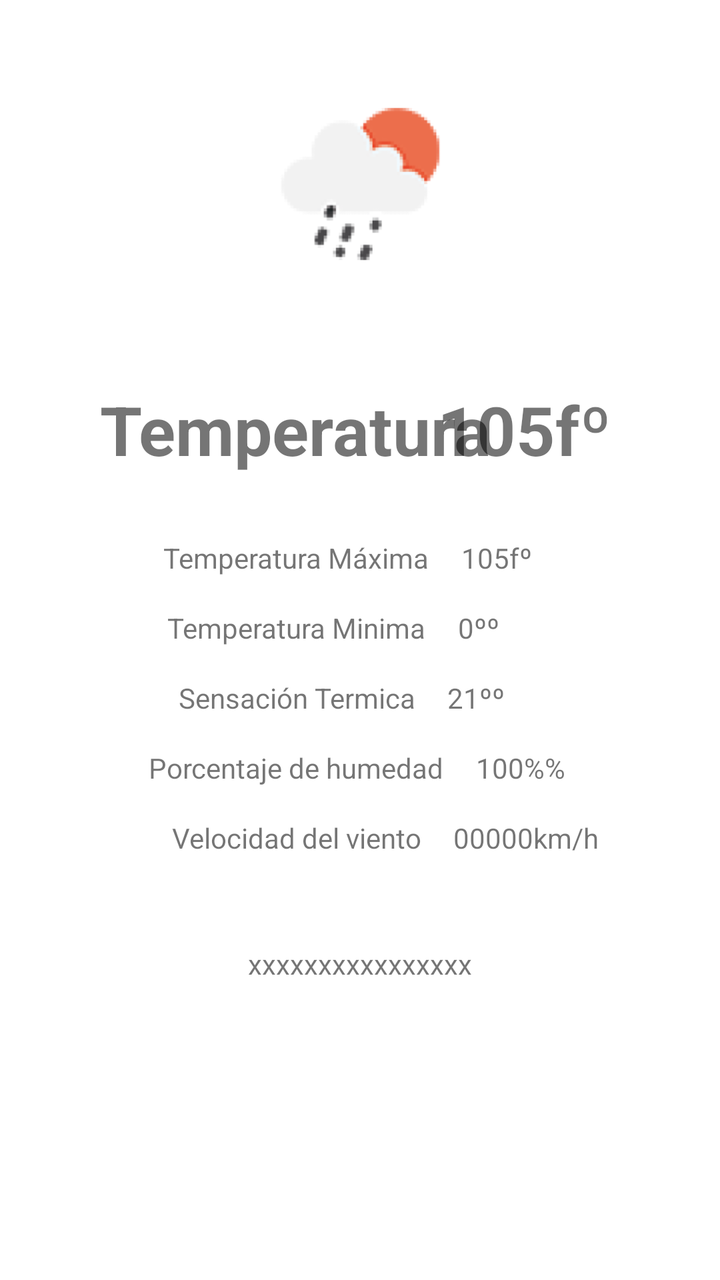
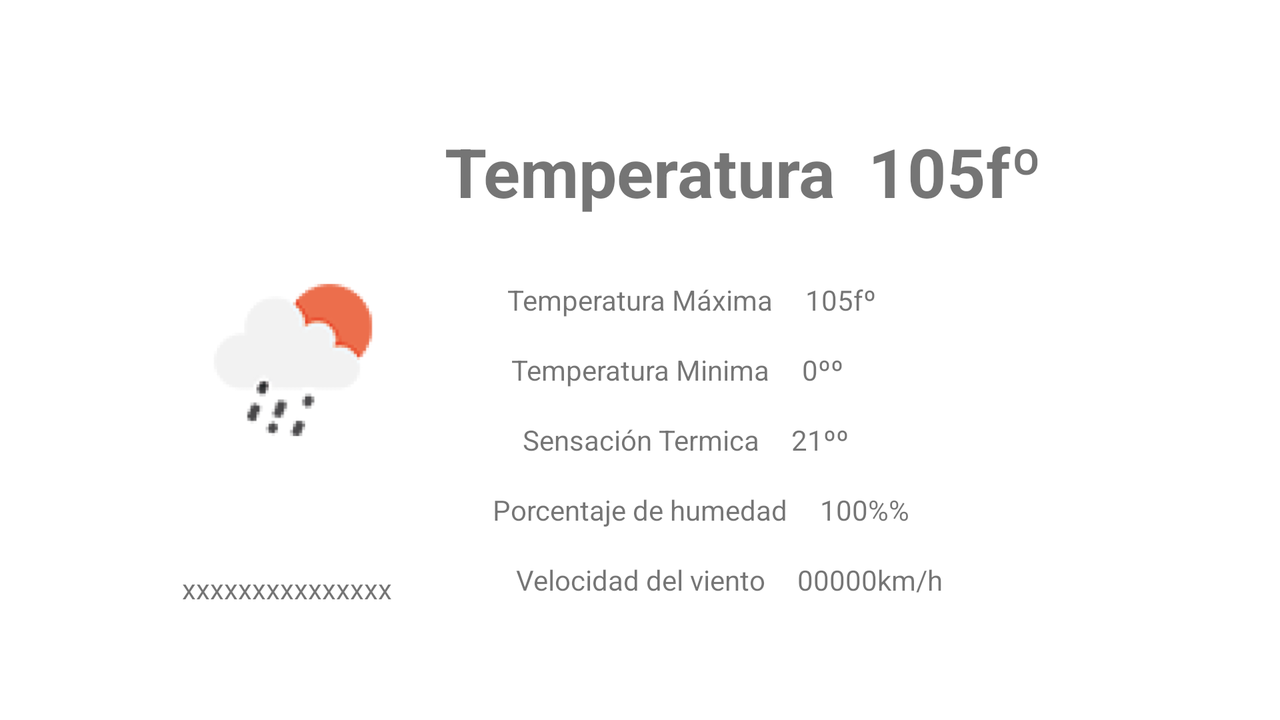

An Android layout and its configuration variant, each rendered on a device that would load it. The default file and the variant file are quoted in full after the pictures.
<!-- AndroidManifest.xml: application theme Theme.ProyectoDamDaw -->
<!-- res/layout/extended_view.xml -->
<?xml version="1.0" encoding="utf-8"?>
<androidx.constraintlayout.widget.ConstraintLayout xmlns:android="http://schemas.android.com/apk/res/android"
    xmlns:app="http://schemas.android.com/apk/res-auto"
    xmlns:tools="http://schemas.android.com/tools"
    android:layout_width="match_parent"
    android:layout_height="match_parent">

    <TextView
        android:id="@+id/grMinExt"
        android:layout_width="wrap_content"
        android:layout_height="wrap_content"
        android:layout_marginStart="16dp"
        android:text="0º"
        app:layout_constraintBottom_toBottomOf="@+id/tempMinExt"
        app:layout_constraintStart_toEndOf="@+id/tempMinExt"
        app:layout_constraintTop_toTopOf="@+id/tempMinExt" />

    <TextView
        android:id="@+id/tempMinExt"
        android:layout_width="wrap_content"
        android:layout_height="wrap_content"
        android:layout_marginTop="16dp"
        android:text="Temperatura Minima"
        app:layout_constraintEnd_toEndOf="@+id/tempMaxExt"
        app:layout_constraintStart_toStartOf="@+id/tempMaxExt"
        app:layout_constraintTop_toBottomOf="@+id/tempMaxExt" />

    <TextView
        android:id="@+id/tempExt"
        android:layout_width="wrap_content"
        android:layout_height="wrap_content"
        android:layout_marginStart="50dp"
        android:layout_marginTop="24dp"
        android:text="Temperatura"
        android:textSize="34sp"
        android:textStyle="bold"
        app:layout_constraintStart_toStartOf="parent"
        app:layout_constraintTop_toBottomOf="@+id/imageExt" />

    <ImageView
        android:id="@+id/imageExt"
        android:layout_width="165dp"
        android:layout_height="152dp"
        android:layout_marginTop="16dp"
        app:layout_constraintEnd_toEndOf="parent"
        app:layout_constraintStart_toStartOf="parent"
        app:layout_constraintTop_toTopOf="parent"
        app:srcCompat="@mipmap/solluvia_foreground" />

    <TextView
        android:id="@+id/gradosExt"
        android:layout_width="wrap_content"
        android:layout_height="wrap_content"
        android:layout_marginEnd="70dp"
        android:text="105f"
        android:textSize="34sp"
        android:textStyle="bold"
        app:layout_constraintBottom_toBottomOf="@+id/tempExt"
        app:layout_constraintEnd_toEndOf="parent"
        app:layout_constraintTop_toTopOf="@+id/tempExt" />

    <TextView
        android:id="@+id/tempMaxExt"
        android:layout_width="wrap_content"
        android:layout_height="wrap_content"
        android:layout_marginTop="32dp"
        android:layout_marginEnd="64dp"
        android:text="Temperatura Máxima"
        app:layout_constraintEnd_toEndOf="parent"
        app:layout_constraintStart_toStartOf="parent"
        app:layout_constraintTop_toBottomOf="@+id/tempExt" />

    <TextView
        android:id="@+id/grMaxExt"
        android:layout_width="wrap_content"
        android:layout_height="wrap_content"
        android:layout_marginStart="16dp"
        android:text="105f"
        app:layout_constraintBottom_toBottomOf="@+id/tempMaxExt"
        app:layout_constraintStart_toEndOf="@+id/tempMaxExt"
        app:layout_constraintTop_toTopOf="@+id/tempMaxExt" />

    <TextView
        android:id="@+id/sensacionExt"
        android:layout_width="wrap_content"
        android:layout_height="wrap_content"
        android:layout_marginTop="16dp"
        android:text="Sensación Termica"
        app:layout_constraintEnd_toEndOf="@+id/tempMinExt"
        app:layout_constraintStart_toStartOf="@+id/tempMinExt"
        app:layout_constraintTop_toBottomOf="@+id/tempMinExt" />

    <TextView
        android:id="@+id/grSensacionExt"
        android:layout_width="wrap_content"
        android:layout_height="wrap_content"
        android:layout_marginStart="16dp"
        android:text="21º"
        app:layout_constraintBottom_toBottomOf="@+id/sensacionExt"
        app:layout_constraintStart_toEndOf="@+id/sensacionExt"
        app:layout_constraintTop_toTopOf="@+id/sensacionExt" />

    <TextView
        android:id="@+id/humedadExt"
        android:layout_width="wrap_content"
        android:layout_height="wrap_content"
        android:layout_marginTop="16dp"
        android:text="Porcentaje de humedad"
        app:layout_constraintEnd_toEndOf="@+id/tempMaxExt"
        app:layout_constraintStart_toStartOf="@+id/tempMaxExt"
        app:layout_constraintTop_toBottomOf="@+id/sensacionExt" />

    <TextView
        android:id="@+id/numHumedad"
        android:layout_width="wrap_content"
        android:layout_height="wrap_content"
        android:layout_marginStart="16dp"
        android:text="100%"
        app:layout_constraintBottom_toBottomOf="@+id/humedadExt"
        app:layout_constraintStart_toEndOf="@+id/humedadExt"
        app:layout_constraintTop_toTopOf="@+id/humedadExt" />

    <TextView
        android:id="@+id/viento"
        android:layout_width="wrap_content"
        android:layout_height="wrap_content"
        android:layout_marginTop="16dp"
        android:text="Velocidad del viento"
        app:layout_constraintEnd_toEndOf="@+id/humedadExt"
        app:layout_constraintStart_toStartOf="@+id/humedadExt"
        app:layout_constraintTop_toBottomOf="@+id/humedadExt" />

    <TextView
        android:id="@+id/numViento"
        android:layout_width="wrap_content"
        android:layout_height="wrap_content"
        android:layout_marginStart="16dp"
        android:text="00000"
        app:layout_constraintBottom_toBottomOf="@+id/viento"
        app:layout_constraintStart_toEndOf="@+id/viento"
        app:layout_constraintTop_toTopOf="@+id/viento" />

    <TextView
        android:id="@+id/dt_txt"
        android:layout_width="wrap_content"
        android:layout_height="wrap_content"
        app:layout_constraintBottom_toBottomOf="parent"
        app:layout_constraintEnd_toEndOf="parent"
        app:layout_constraintStart_toStartOf="parent"
        app:layout_constraintTop_toBottomOf="@+id/tempMinExt"
        tools:text="xxxxxxxxxxxxxxxx" />

    <TextView
        android:id="@+id/textView7"
        android:layout_width="wrap_content"
        android:layout_height="wrap_content"
        android:text="km/h"
        app:layout_constraintBottom_toBottomOf="@+id/numViento"
        app:layout_constraintStart_toEndOf="@+id/numViento"
        app:layout_constraintTop_toTopOf="@+id/numViento" />

    <TextView
        android:id="@+id/textView8"
        android:layout_width="wrap_content"
        android:layout_height="wrap_content"
        android:text="º"
        app:layout_constraintBottom_toBottomOf="@+id/grMaxExt"
        app:layout_constraintStart_toEndOf="@+id/grMaxExt"
        app:layout_constraintTop_toTopOf="@+id/grMaxExt" />

    <TextView
        android:id="@+id/textView9"
        android:layout_width="wrap_content"
        android:layout_height="wrap_content"
        android:text="º"
        app:layout_constraintBottom_toBottomOf="@+id/grMinExt"
        app:layout_constraintStart_toEndOf="@+id/grMinExt"
        app:layout_constraintTop_toTopOf="@+id/grMinExt" />

    <TextView
        android:id="@+id/textView10"
        android:layout_width="wrap_content"
        android:layout_height="wrap_content"
        android:text="º"
        app:layout_constraintBottom_toBottomOf="@+id/grSensacionExt"
        app:layout_constraintStart_toEndOf="@+id/grSensacionExt"
        app:layout_constraintTop_toTopOf="@+id/grSensacionExt" />

    <TextView
        android:id="@+id/textView11"
        android:layout_width="wrap_content"
        android:layout_height="wrap_content"
        android:text="%"
        app:layout_constraintBottom_toBottomOf="@+id/numHumedad"
        app:layout_constraintStart_toEndOf="@+id/numHumedad"
        app:layout_constraintTop_toTopOf="@+id/numHumedad" />

    <TextView
        android:id="@+id/textView12"
        android:layout_width="wrap_content"
        android:layout_height="wrap_content"
        android:text="º"
        android:textSize="34sp"
        app:layout_constraintBottom_toBottomOf="@+id/gradosExt"
        app:layout_constraintStart_toEndOf="@+id/gradosExt"
        app:layout_constraintTop_toTopOf="@+id/gradosExt" />

</androidx.constraintlayout.widget.ConstraintLayout>
<!-- resources referenced by this layout -->
<resources>
  <!-- mipmap solluvia_foreground: png bitmap (mipmap-hdpi, 4842 bytes) -->
  <style name="Theme.ProyectoDamDaw" parent="Theme.MaterialComponents.DayNight.DarkActionBar">
          
          <item name="colorPrimary">@color/purple_500</item>
          <item name="colorPrimaryVariant">@color/purple_700</item>
          <item name="colorOnPrimary">@color/white</item>
          
          <item name="colorSecondary">@color/teal_200</item>
          <item name="colorSecondaryVariant">@color/teal_700</item>
          <item name="colorOnSecondary">@color/black</item>
          
          <item name="android:statusBarColor" tools:targetApi="l">?attr/colorPrimaryVariant</item>
          
      </style>
  <color name="white">#FFFFFFFF</color>
  <color name="black">#FF000000</color>
</resources>
<!-- res/layout-land/extended_view.xml (the repository's variant of the layout above) -->
<!-- drawn on the phone turned sideways -->
<?xml version="1.0" encoding="utf-8"?>
<androidx.constraintlayout.widget.ConstraintLayout xmlns:android="http://schemas.android.com/apk/res/android"
    xmlns:app="http://schemas.android.com/apk/res-auto"
    xmlns:tools="http://schemas.android.com/tools"
    android:layout_width="match_parent"
    android:layout_height="match_parent">

    <androidx.constraintlayout.widget.ConstraintLayout
        android:layout_width="match_parent"
        android:layout_height="match_parent"
        tools:layout_editor_absoluteX="-89dp"
        tools:layout_editor_absoluteY="0dp">

        <TextView
            android:id="@+id/grMinExt"
            android:layout_width="wrap_content"
            android:layout_height="wrap_content"
            android:layout_marginStart="16dp"
            android:text="0º"
            app:layout_constraintBottom_toBottomOf="@+id/tempMinExt"
            app:layout_constraintStart_toEndOf="@+id/tempMinExt"
            app:layout_constraintTop_toTopOf="@+id/tempMinExt" />

        <TextView
            android:id="@+id/tempMinExt"
            android:layout_width="wrap_content"
            android:layout_height="wrap_content"
            android:layout_marginTop="16dp"
            android:text="Temperatura Minima"
            app:layout_constraintEnd_toEndOf="@+id/tempMaxExt"
            app:layout_constraintStart_toStartOf="@+id/tempMaxExt"
            app:layout_constraintTop_toBottomOf="@+id/tempMaxExt" />

        <TextView
            android:id="@+id/tempExt"
            android:layout_width="wrap_content"
            android:layout_height="wrap_content"
            android:text="Temperatura"
            android:textSize="34sp"
            android:textStyle="bold"
            app:layout_constraintBottom_toBottomOf="parent"
            app:layout_constraintEnd_toEndOf="parent"
            app:layout_constraintStart_toStartOf="parent"
            app:layout_constraintTop_toTopOf="parent"
            app:layout_constraintVertical_bias="0.19999999" />

        <ImageView
            android:id="@+id/imageExt"
            android:layout_width="165dp"
            android:layout_height="152dp"
            android:layout_marginStart="64dp"
            app:layout_constraintBottom_toBottomOf="parent"
            app:layout_constraintStart_toStartOf="parent"
            app:layout_constraintTop_toTopOf="parent"
            app:srcCompat="@mipmap/solluvia_foreground" />

        <TextView
            android:id="@+id/gradosExt"
            android:layout_width="wrap_content"
            android:layout_height="wrap_content"
            android:layout_marginStart="16dp"
            android:text="105f"
            android:textSize="34sp"
            android:textStyle="bold"
            app:layout_constraintBottom_toBottomOf="@+id/tempExt"
            app:layout_constraintStart_toEndOf="@+id/tempExt"
            app:layout_constraintTop_toTopOf="@+id/tempExt" />

        <TextView
            android:id="@+id/tempMaxExt"
            android:layout_width="wrap_content"
            android:layout_height="wrap_content"
            android:layout_marginTop="32dp"
            android:text="Temperatura Máxima"
            app:layout_constraintEnd_toEndOf="@+id/tempExt"
            app:layout_constraintStart_toStartOf="@+id/tempExt"
            app:layout_constraintTop_toBottomOf="@+id/tempExt" />

        <TextView
            android:id="@+id/grMaxExt"
            android:layout_width="wrap_content"
            android:layout_height="wrap_content"
            android:layout_marginStart="16dp"
            android:text="105f"
            app:layout_constraintBottom_toBottomOf="@+id/tempMaxExt"
            app:layout_constraintStart_toEndOf="@+id/tempMaxExt"
            app:layout_constraintTop_toTopOf="@+id/tempMaxExt" />

        <TextView
            android:id="@+id/sensacionExt"
            android:layout_width="wrap_content"
            android:layout_height="wrap_content"
            android:layout_marginTop="16dp"
            android:text="Sensación Termica"
            app:layout_constraintEnd_toEndOf="@+id/tempMinExt"
            app:layout_constraintStart_toStartOf="@+id/tempMinExt"
            app:layout_constraintTop_toBottomOf="@+id/tempMinExt" />

        <TextView
            android:id="@+id/grSensacionExt"
            android:layout_width="wrap_content"
            android:layout_height="wrap_content"
            android:layout_marginStart="16dp"
            android:text="21º"
            app:layout_constraintBottom_toBottomOf="@+id/sensacionExt"
            app:layout_constraintStart_toEndOf="@+id/sensacionExt"
            app:layout_constraintTop_toTopOf="@+id/sensacionExt" />

        <TextView
            android:id="@+id/humedadExt"
            android:layout_width="wrap_content"
            android:layout_height="wrap_content"
            android:layout_marginTop="16dp"
            android:text="Porcentaje de humedad"
            app:layout_constraintEnd_toEndOf="@+id/tempMaxExt"
            app:layout_constraintStart_toStartOf="@+id/tempMaxExt"
            app:layout_constraintTop_toBottomOf="@+id/sensacionExt" />

        <TextView
            android:id="@+id/numHumedad"
            android:layout_width="wrap_content"
            android:layout_height="wrap_content"
            android:layout_marginStart="16dp"
            android:text="100%"
            app:layout_constraintBottom_toBottomOf="@+id/humedadExt"
            app:layout_constraintStart_toEndOf="@+id/humedadExt"
            app:layout_constraintTop_toTopOf="@+id/humedadExt" />

        <TextView
            android:id="@+id/viento"
            android:layout_width="wrap_content"
            android:layout_height="wrap_content"
            android:layout_marginTop="16dp"
            android:text="Velocidad del viento"
            app:layout_constraintEnd_toEndOf="@+id/humedadExt"
            app:layout_constraintStart_toStartOf="@+id/humedadExt"
            app:layout_constraintTop_toBottomOf="@+id/humedadExt" />

        <TextView
            android:id="@+id/numViento"
            android:layout_width="wrap_content"
            android:layout_height="wrap_content"
            android:layout_marginStart="16dp"
            android:text="00000"
            app:layout_constraintBottom_toBottomOf="@+id/viento"
            app:layout_constraintStart_toEndOf="@+id/viento"
            app:layout_constraintTop_toTopOf="@+id/viento" />

        <TextView
            android:id="@+id/dt_txt"
            android:layout_width="111dp"
            android:layout_height="15dp"
            android:layout_marginBottom="32dp"
            app:layout_constraintBottom_toBottomOf="parent"
            app:layout_constraintEnd_toEndOf="@+id/imageExt"
            app:layout_constraintStart_toStartOf="@+id/imageExt"
            app:layout_constraintTop_toBottomOf="@+id/imageExt"
            tools:text="xxxxxxxxxxxxxxxx" />

        <TextView
            android:id="@+id/textView7"
            android:layout_width="wrap_content"
            android:layout_height="wrap_content"
            android:text="km/h"
            app:layout_constraintBottom_toBottomOf="@+id/numViento"
            app:layout_constraintStart_toEndOf="@+id/numViento"
            app:layout_constraintTop_toTopOf="@+id/numViento" />

        <TextView
            android:id="@+id/textView8"
            android:layout_width="wrap_content"
            android:layout_height="wrap_content"
            android:text="º"
            app:layout_constraintBottom_toBottomOf="@+id/grMaxExt"
            app:layout_constraintStart_toEndOf="@+id/grMaxExt"
            app:layout_constraintTop_toTopOf="@+id/grMaxExt" />

        <TextView
            android:id="@+id/textView9"
            android:layout_width="wrap_content"
            android:layout_height="wrap_content"
            android:text="º"
            app:layout_constraintBottom_toBottomOf="@+id/grMinExt"
            app:layout_constraintStart_toEndOf="@+id/grMinExt"
            app:layout_constraintTop_toTopOf="@+id/grMinExt" />

        <TextView
            android:id="@+id/textView10"
            android:layout_width="wrap_content"
            android:layout_height="wrap_content"
            android:text="º"
            app:layout_constraintBottom_toBottomOf="@+id/grSensacionExt"
            app:layout_constraintStart_toEndOf="@+id/grSensacionExt"
            app:layout_constraintTop_toTopOf="@+id/grSensacionExt" />

        <TextView
            android:id="@+id/textView11"
            android:layout_width="wrap_content"
            android:layout_height="wrap_content"
            android:text="%"
            app:layout_constraintBottom_toBottomOf="@+id/numHumedad"
            app:layout_constraintStart_toEndOf="@+id/numHumedad"
            app:layout_constraintTop_toTopOf="@+id/numHumedad" />

        <TextView
            android:id="@+id/textView12"
            android:layout_width="wrap_content"
            android:layout_height="wrap_content"
            android:text="º"
            android:textSize="34sp"
            app:layout_constraintBottom_toBottomOf="@+id/gradosExt"
            app:layout_constraintStart_toEndOf="@+id/gradosExt"
            app:layout_constraintTop_toTopOf="@+id/gradosExt" />

    </androidx.constraintlayout.widget.ConstraintLayout>
</androidx.constraintlayout.widget.ConstraintLayout>
